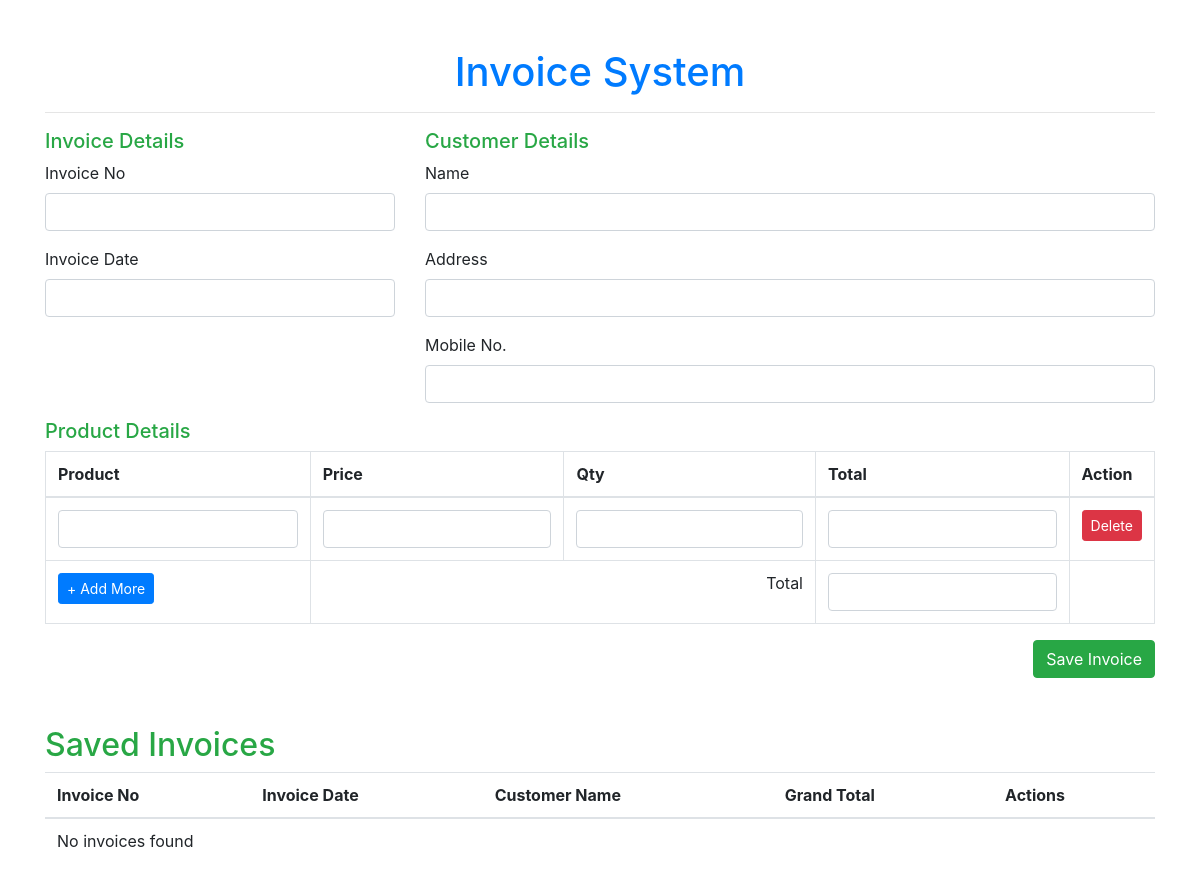
Before: / with the older database file.
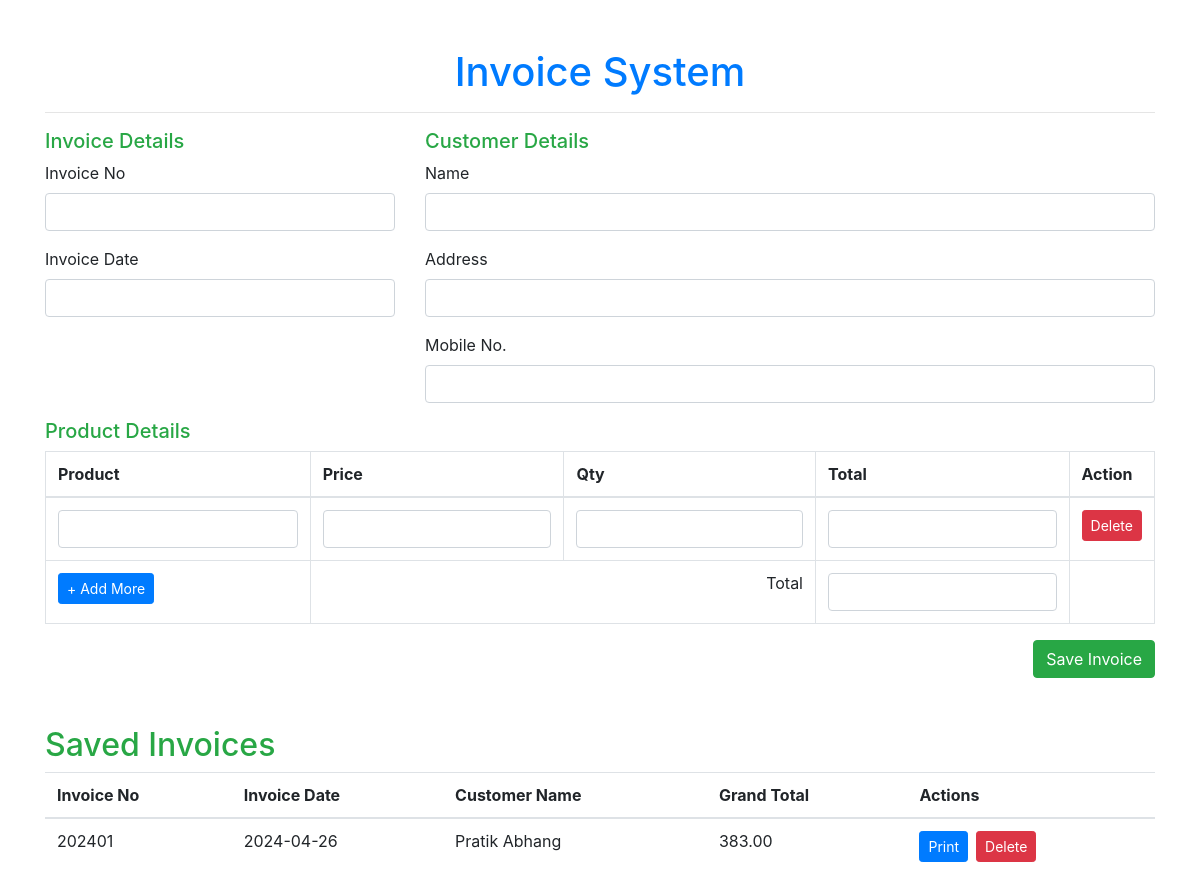
After: the same page with the newer database file.
### tables this page shows
CREATE TABLE `invoice` (
  `SID` int(11) NOT NULL,
  `INVOICE_NO` int(11) NOT NULL,
  `INVOICE_DATE` date NOT NULL,
  `CNAME` varchar(50) NOT NULL,
  `CADDRESS` varchar(150) NOT NULL,
  `CCITY` varchar(50) NOT NULL,
  `GRAND_TOTAL` double(10,2) NOT NULL
);

### index.php (the view, shortened to what this page needs)
<?php require "config.php"; ?>
<html>
<head>
    <link rel="stylesheet" href="https://maxcdn.bootstrapcdn.com/bootstrap/4.0.0/css/bootstrap.min.css"
>
    <link rel='stylesheet' href='https://code.jquery.com/ui/1.13.0/themes/base/jquery-ui.css'>
</head>
<body>
    <div class='container pt-5'>
        <h1 class='text-center text-primary'>Invoice System</h1>
        <hr>
        <form method='post' action='index.php' autocomplete='off'>
            <div class='row'>
                <div class='col-md-4'>
                    <h5 class='text-success'>Invoice Details</h5>
                    <div class='form-group'>
                        <label>Invoice No</label>
                        <input type='text' name='invoice_no' required class='form-control'>
                    </div>
                    <div class='form-group'>
                        <label>Invoice Date</label>
                        <input type='text' name='invoice_date' id='date' required class='form-control'>
                    </div>
                </div>
                <div class='col-md-8'>
                    <h5 class='text-success'>Customer Details</h5>
                    <div class='form-group'>
                        <label>Name</label>
                        <input type='text' name='cname' required class='form-control'>
                    </div>
                    <div class='form-group'>
                        <label>Address</label>
                        <input type='text' name='caddress' required class='form-control'>
                    </div>
                    <div class='form-group'>
                        <label>Mobile No.</label>
                        <input type='text' name='ccity' required class='form-control'>
                    </div>
                </div>
            </div>
            <div class='row'>
                <div class='col-md-12'>
                    <h5 class='text-success'>Product Details</h5>
                    <table class='table table-bordered'>
                        <thead>
                            <tr>
                                <th>Product</th>
                                <th>Price</th>
                                <th>Qty</th>
                                <th>Total</th>
                                <th>Action</th>
                            </tr>
                        </thead>
                        <tbody id='product_tbody'>
                            <tr>
                                <td><input type='text' required name='pname[]' class='form-control'></td>
                                <td><input type='text' required name='price[]' class='form-control price'></td>
                                <td><input type='text' required name='qty[]' class='form-control qty'></td>
                                <td><input type='text' required name='total[]' class='form-control total'></td>
                                <td><input type='button' value='Delete' class='btn btn-danger btn-sm btn-row-remove'>
                                </td>
                            </tr>
                        </tbody>
                        <tfoot>
                            <tr>
                                <td><input type='button' value='+ Add More' class='btn btn-primary btn-sm'
                                        id='btn-add-row'></td>
                                <td colspan='2' class='text-right'>Total</td>
                                <td><input type='text' name='grand_total' id='grand_total' class='form-control'
                                        required></td>
                            </tr>
                        </tfoot>
                    </table>
                    <input type='submit' name='submit' value='Save Invoice' class='btn btn-success float-right'>
                </div>
            </div>
        </form>
        <h2 class='text-success mt-5'>Saved Invoices</h2>
        <table class='table'>
            <thead>
                <tr>
                    <th>Invoice No</th>
                    <th>Invoice Date</th>
                    <th>Customer Name</th>
                    <th>Grand Total</th>
                    <th>Actions</th>
                </tr>
            </thead>
            <tbody>
                <?php
                $result = $con->query("SELECT * FROM invoice");
                if ($result->num_rows > 0) {
                    while ($row = $result->fetch_assoc()) {
                        echo "<tr>";
                        echo "<td>" . $row['INVOICE_NO'] . "</td>";
                        echo "<td>" . $row['INVOICE_DATE'] . "</td>";
                        echo "<td>" . $row['CNAME'] . "</td>";
                        echo "<td>" . $row['GRAND_TOTAL'] . "</td>";
                        echo "<td><a href='print.php?id=" . $row['SID'] . "' target='_blank' class='btn btn-primary btn-sm mr-2'>Print</a>";
                        echo "<button data-id='" . $row['SID'] . "' class='btn btn-danger btn-sm deleteInvoice'>Delete</button></td>";
                        echo "</tr>";
                    }
                } else {
                    echo "<tr><td colspan='5'>No invoices found</td></tr>";
                }
                ?>
            </tbody>
        </table>
    </div>
</body>
</html>

Changed rows visible on the page:
added invoice: INVOICE_NO "202401", INVOICE_DATE "2024-04-26", CNAME "Pratik Abhang", GRAND_TOTAL "383.00"
Other visible differences:
text no longer shown: "No invoices found"
